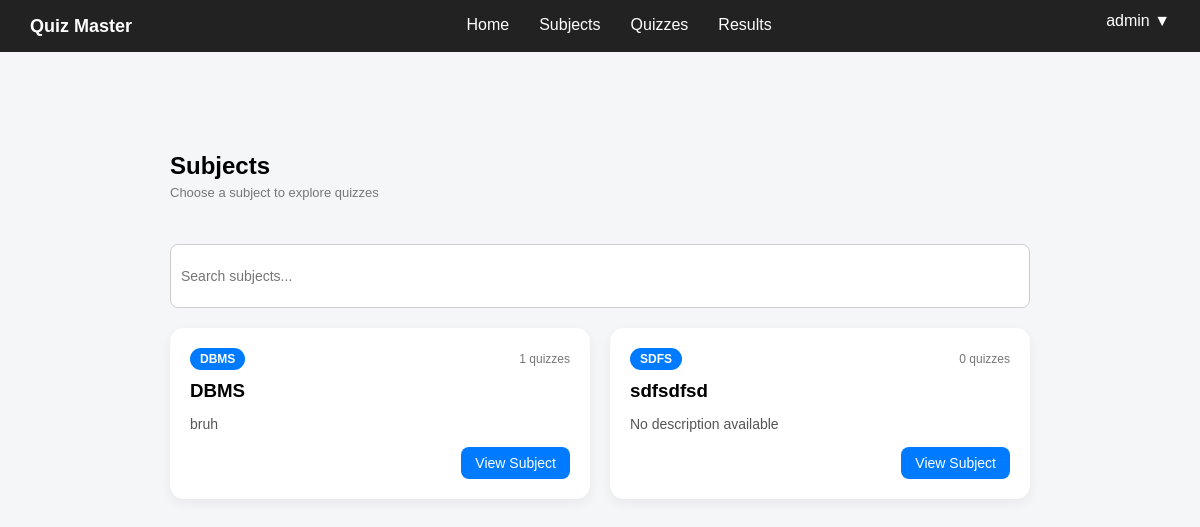
Page /dashboard/subjects (signed in) on the earlier database version.
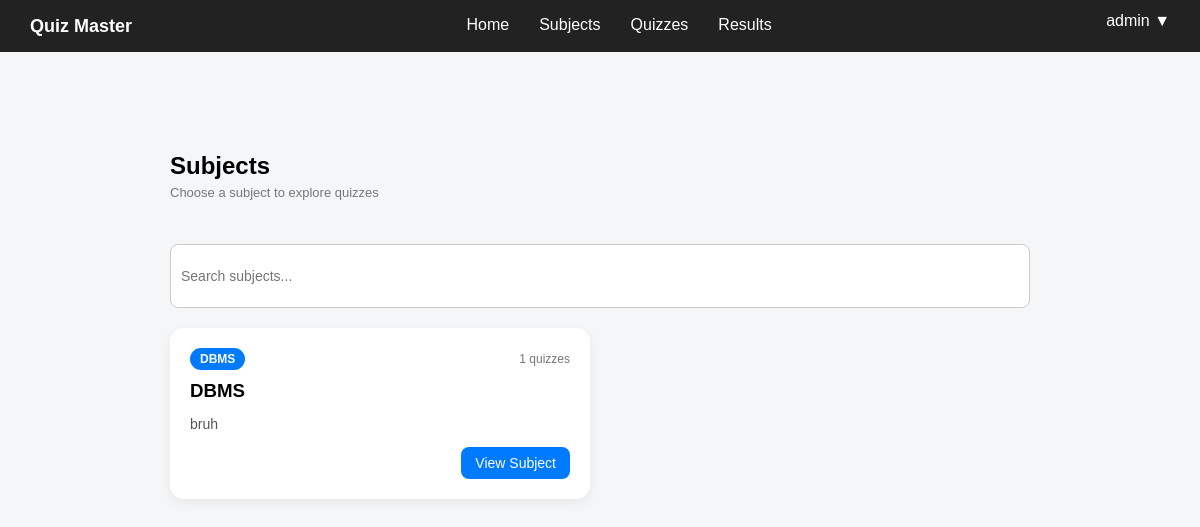
Same page on the later database version.
### controller/models.py (models this page shows)
class Subject(db.Model):
    __tablename__ = "subjects"
    id = db.Column(db.Integer, primary_key=True)
    name = db.Column(db.String(100), nullable=False)
    description = db.Column(db.Text)
    quizzes = db.relationship("Quiz", backref="subject", lazy=True)

### app.py (the view)
@app.route("/dashboard/subjects")
def student_subjects():
    user_id = session.get("user_id")
    if not user_id:
        return redirect(url_for("login"))
    subjects = Subject.query.all()
    return render_template("student_subjects.html", subjects=subjects)

### templates/student_subjects.html (shortened to what this page needs)
{% extends "base.html" %}
{% block content %}
<div class="container">
    <div class="header">
        <div>
            <h1>Subjects</h1>
            <p class="subtitle">Choose a subject to explore quizzes</p>
        </div>
    </div>
    <div class="top-bar">
        <input type="text" placeholder="Search subjects..." id="searchInput">
    </div>
    <div class="subject-grid">
        {% for s in subjects %}
        <div class="subject-card">
            <div class="subject-top">
                <div class="badge">
                    {{ s.name[:4] | upper }}
                </div>
                <span class="count">
                    {{ s.quizzes|length }} quizzes
                </span>
            </div>
            <h3>{{ s.name }}</h3>
            <p>
                {{ s.description if s.description else "No description available" }}
            </p>
            <div class="subject-bottom">
                <button class="btn view"
                    onclick="location.href='{{ url_for('student_subject_quizzes', subject_id=s.id) }}'">
                    View Subject
                </button>
            </div>
        </div>
        {% endfor %}
    </div>
</div>
{% endblock %}

Differences in the rows shown:
removed Subject: name "SDFS", quizzes|length "0", name "sdfsdfsd", description "No description available"
